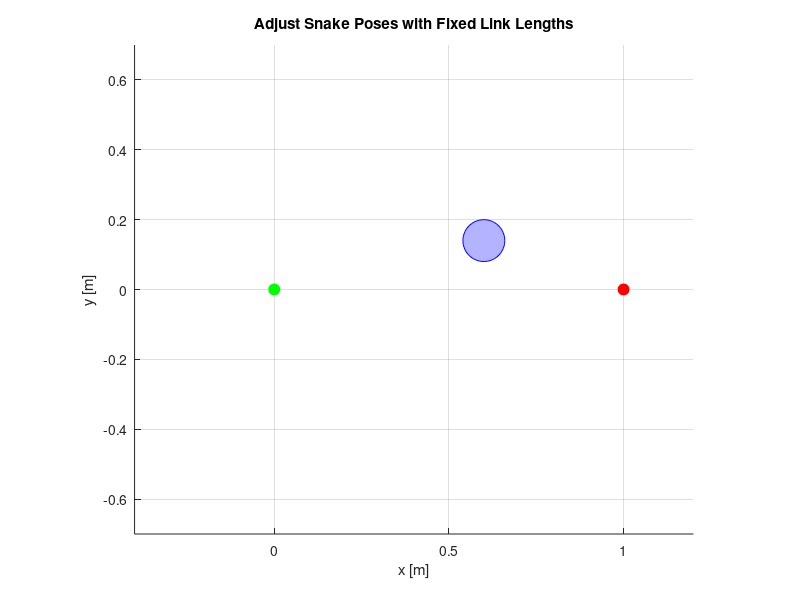

The MATLAB source for this figure: (Note: this script raises an error after producing the figure.)
%% ============================================================
% Interactive Snake Poses with Fixed Link Lengths
%   - Dragging the first joint moves the entire pose
%   - Dragging other joints rotates downstream links
% ============================================================

function interactive_snake_fixed_links()
    %% PARAMETERS
    n_links = 8;                 % number of snake segments
    n_poses = 5;                 % number of poses
    linkLength = 0.05;           % fixed link length [m]

     % obstacles [x y radius]
    obstacles = [%0.3 0.2 0.05; 
                 0.6 0.14 0.06]; 
                 %0.78 0.2 0.04]; 
    colors = jet(n_poses);       % color map for poses

    % initialize snake poses (straight line along x-axis)
    snakePoses = cell(n_poses,1);
    for p = 1:n_poses
        x = (0:n_links-1)*linkLength+ones(1,8)*(((p-1)/(n_poses-1))-linkLength*7);
        y=0.02*sin(x*12*pi);
        %y = zeros(1,n_links);
        snakePoses{p} = [x(:), y(:)];
    end

    %% PLOT SETUP
    figure('Name','Adjust Snake Poses','Color','w'); 
    axis equal; grid on; hold on;
    xlim([-0.4 1.2]); ylim([-0.7 0.7]);
    xlabel('x [m]'); ylabel('y [m]');
    title('Adjust Snake Poses with Fixed Link Lengths');

    % Draw obstacles
    theta = linspace(0,2*pi,50);
    for i = 1:size(obstacles,1)
        fill(obstacles(i,1)+obstacles(i,3)*cos(theta), ...
             obstacles(i,2)+obstacles(i,3)*sin(theta), ...
             'b','FaceAlpha',0.3,'EdgeColor','b');
    end
    plot(0,0,'go','MarkerFaceColor','g','MarkerSize',8); % start
    plot(1,0,'ro','MarkerFaceColor','r','MarkerSize',8); % goal

    % Plot all poses
    hPlots = gobjects(n_poses,1);
    for p = 1:n_poses
        hPlots(p) = plot(snakePoses{p}(:,1), snakePoses{p}(:,2), '-o', ...
            'Color', colors(p,:), 'MarkerFaceColor', colors(p,:), ...
            'MarkerSize',6,'LineWidth',1.5);
    end

    %% INTERACTIVE DRAGGING
    disp('👉 Drag points to adjust. First joint moves whole pose, others rotate. Close window when finished.');

    set(gcf,'WindowButtonDownFcn',@mouseDown);
    set(gcf,'WindowButtonUpFcn',@mouseUp);

    dragging = false; poseIdx = []; pointIdx = []; prevMouse = [];

    function mouseDown(~,~)
        cp = get(gca,'CurrentPoint'); cp = cp(1,1:2);
        % find closest point among all poses
        minDist = inf;
        for p = 1:n_poses
            for i = 1:n_links
                d = norm(cp - snakePoses{p}(i,:));
                if d < minDist && d < 0.05 % tolerance
                    minDist = d;
                    poseIdx = p; pointIdx = i;
                end
            end
        end
        if minDist < inf
            dragging = true;
            prevMouse = cp;
            set(gcf,'WindowButtonMotionFcn',@mouseMove);
        end
    end

    function mouseMove(~,~)
        if ~dragging, return; end
        cp = get(gca,'CurrentPoint'); cp = cp(1,1:2);

        if pointIdx == 1
            % --- Case 1: Move entire pose ---
            delta = cp - prevMouse;
            snakePoses{poseIdx} = snakePoses{poseIdx} + delta;
            prevMouse = cp; % update reference
        else
            % --- Case 2: Rotate downstream links ---
            prevJoint = snakePoses{poseIdx}(pointIdx-1,:);
            dirVec = cp - prevJoint;
            if norm(dirVec) > 1e-6
                dirVec = dirVec / norm(dirVec); % unit vector
                newPos = prevJoint + linkLength*dirVec;
                snakePoses{poseIdx}(pointIdx,:) = newPos;

                % update downstream joints
                for j = pointIdx+1:n_links
                    prevJoint = snakePoses{poseIdx}(j-1,:);
                    dirVec = snakePoses{poseIdx}(j,:) - prevJoint;
                    dirVec = dirVec / norm(dirVec);
                    snakePoses{poseIdx}(j,:) = prevJoint + linkLength*dirVec;
                end
            end
        end

        % update plot
        set(hPlots(poseIdx),'XData',snakePoses{poseIdx}(:,1), ...
                            'YData',snakePoses{poseIdx}(:,2));
        drawnow;
    end

    function mouseUp(~,~)
        dragging = false;
        set(gcf,'WindowButtonMotionFcn','');
    end

    % Wait until the figure is closed
    waitfor(gcf);

    %% FINAL CLEAN PLOT
    figure('Name','Final Snake Poses','Color','w'); hold on; grid on; axis equal;
    xlim([-0.4 1.2]); ylim([-0.7 0.7]);
    xlabel('x [m]'); ylabel('y [m]');
    title('Final Snake Poses');

    % Obstacles
    for i = 1:size(obstacles,1)
        fill(obstacles(i,1)+obstacles(i,3)*cos(theta), ...
             obstacles(i,2)+obstacles(i,3)*sin(theta), ...
             'b','FaceAlpha',0.3,'EdgeColor','b');
    end
    plot(0,0,'go','MarkerFaceColor','g','MarkerSize',8);
    plot(1,0,'ro','MarkerFaceColor','r','MarkerSize',8);

    % Final poses (lines + small dots)
    for p = 1:n_poses
        plot(snakePoses{p}(:,1), snakePoses{p}(:,2), '-o', ...
            'Color', colors(p,:), ...
            'MarkerSize', 3, ...
            'MarkerFaceColor', colors(p,:), ...
            'LineWidth', 1.5);
    end
end
